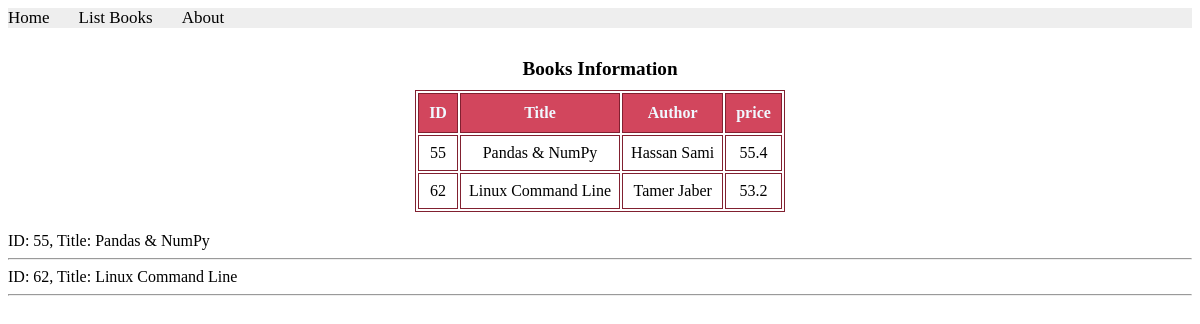
The page /books/simple/query on the database its author committed.
### apps/bookmodule/models.py (models this page shows)
class Book(models.Model): # database scheme
    title = models.CharField(max_length = 50)
    author = models.CharField(max_length = 50)
    price = models.FloatField(default = 0.0)
    edition = models.SmallIntegerField(default = 1)

### apps/bookmodule/views.py (the view)
# urls.py: path('simple/query', views.simple_query),
def simple_query(request):
    mybooks=Book.objects.filter(title__icontains='and') # <- multiple objects
    return render(request, 'bookmodules/bookList.html', {'books':mybooks})

### apps/templates/bookmodules/bookList.html (shortened to what this page needs)
{% extends "Layouts/base.html" %}
{% load static %}
{% block content %}
<table>
    <caption>Books Information</caption>
    <tr>
         <th>ID</th>
         <th>Title</th>
         <th>Author</th>
         <th>price</th>
    </tr>
{% for book in books %}
    <tr>
        <td>{{book.id}}</td>
        <td>{{book.title}}</td>
        <td>{{book.author}}</td>
        <td>{{book.price}}</td>
    </tr>
{% endfor %}
</table>
{% for obj in books %}
ID: {{obj.id}}, Title: {{obj.title}}
<hr>
{% endfor %}
{% endblock content %}

### apps/templates/bookmodules/bookList.html (style rules this page uses)
table { width: auto; margin: 20px auto; font-size: 1em; font-family: Times New Roman; text-align: center; }
table, th, td { border: 1px solid rgb(129, 32, 48); }
th { background-color: rgb(210, 70, 93); padding: 10px; font-weight: bold; color: aliceblue; }
td { padding: 8px; }
caption { font-size: 1.2em; margin: 10px; text-align: center; font-weight: bold; }

### rows shown on the page
Book: id "55", title "Pandas & NumPy", author "Hassan Sami", price "55.4"
Book: id "62", title "Linux Command Line", author "Tamer Jaber", price "53.2"
